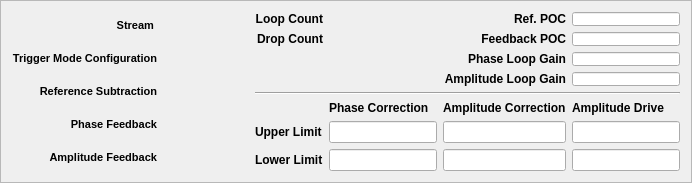
        <widget class="QFrame" name="frame">
         <property name="sizePolicy">
          <sizepolicy hsizetype="Preferred" vsizetype="Fixed">
           <horstretch>0</horstretch>
           <verstretch>0</verstretch>
          </sizepolicy>
         </property>
         <property name="minimumSize">
          <size>
           <width>0</width>
           <height>173</height>
          </size>
         </property>
         <property name="maximumSize">
          <size>
           <width>16777215</width>
           <height>183</height>
          </size>
         </property>
         <property name="frameShape">
          <enum>QFrame::StyledPanel</enum>
         </property>
         <property name="frameShadow">
          <enum>QFrame::Raised</enum>
         </property>
         <layout class="QVBoxLayout" name="verticalLayout_4">
          <item>
           <layout class="QGridLayout" name="gridLayout_7">
            <item row="0" column="3">
             <layout class="QGridLayout" name="gridLayout_5">
              <item row="0" column="0">
               <widget class="QLabel" name="label_43">
                <property name="font">
                 <font>
                  <weight>75</weight>
                  <bold>true</bold>
                 </font>
                </property>
                <property name="text">
                 <string>Loop Count</string>
                </property>
                <property name="alignment">
                 <set>Qt::AlignRight|Qt::AlignTrailing|Qt::AlignVCenter</set>
                </property>
               </widget>
              </item>
              <item row="0" column="1">
               <widget class="PyDMLabel" name="PyDMLabel_97">
                <property name="toolTip">
                 <string/>
                </property>
                <property name="alignment">
                 <set>Qt::AlignCenter</set>
                </property>
                <property name="channel" stdset="0">
                 <string>ca://${DEVICE}:LOOPCNT</string>
                </property>
               </widget>
              </item>
              <item row="1" column="0">
               <widget class="QLabel" name="label_44">
                <property name="font">
                 <font>
                  <weight>75</weight>
                  <bold>true</bold>
                 </font>
                </property>
                <property name="text">
                 <string>Drop Count</string>
                </property>
                <property name="alignment">
                 <set>Qt::AlignRight|Qt::AlignTrailing|Qt::AlignVCenter</set>
                </property>
               </widget>
              </item>
              <item row="1" column="1">
               <widget class="PyDMLabel" name="PyDMLabel_98">
                <property name="toolTip">
                 <string/>
                </property>
                <property name="alignment">
                 <set>Qt::AlignCenter</set>
                </property>
                <property name="channel" stdset="0">
                 <string>ca://${DEVICE}:DROPCNT</string>
                </property>
               </widget>
              </item>
             </layout>
            </item>
            <item row="0" column="4">
             <spacer name="horizontalSpacer">
              <property name="orientation">
               <enum>Qt::Horizontal</enum>
              </property>
              <property name="sizeHint" stdset="0">
               <size>
                <width>40</width>
                <height>20</height>
               </size>
              </property>
             </spacer>
            </item>
            <item row="0" column="2">
             <spacer name="horizontalSpacer_2">
              <property name="orientation">
               <enum>Qt::Horizontal</enum>
              </property>
              <property name="sizeHint" stdset="0">
               <size>
                <width>40</width>
                <height>20</height>
               </size>
              </property>
             </spacer>
            </item>
            <item row="1" column="3">
             <spacer name="verticalSpacer_2">
              <property name="orientation">
               <enum>Qt::Vertical</enum>
              </property>
              <property name="sizeHint" stdset="0">
               <size>
                <width>20</width>
                <height>18</height>
               </size>
              </property>
             </spacer>
            </item>
            <item row="0" column="5" rowspan="2">
             <layout class="QGridLayout" name="gridLayout_6">
              <item row="3" column="3" colspan="2">
               <widget class="PyDMLineEdit" name="PyDMLineEdit_46">
                <property name="sizePolicy">
                 <sizepolicy hsizetype="Expanding" vsizetype="Minimum">
                  <horstretch>1</horstretch>
                  <verstretch>1</verstretch>
                 </sizepolicy>
                </property>
                <property name="toolTip">
                 <string/>
                </property>
                <property name="alignment">
                 <set>Qt::AlignCenter</set>
                </property>
                <property name="channel" stdset="0">
                 <string>ca://${DEVICE}:AGAIN</string>
                </property>
               </widget>
              </item>
              <item row="1" column="2">
               <widget class="QLabel" name="label_40">
                <property name="font">
                 <font>
                  <weight>75</weight>
                  <bold>true</bold>
                 </font>
                </property>
                <property name="text">
                 <string>Feedback POC</string>
                </property>
                <property name="alignment">
                 <set>Qt::AlignRight|Qt::AlignTrailing|Qt::AlignVCenter</set>
                </property>
               </widget>
              </item>
              <item row="1" column="3" colspan="2">
               <widget class="PyDMLineEdit" name="PyDMLineEdit_44">
                <property name="sizePolicy">
                 <sizepolicy hsizetype="Expanding" vsizetype="Minimum">
                  <horstretch>0</horstretch>
                  <verstretch>0</verstretch>
                 </sizepolicy>
                </property>
                <property name="toolTip">
                 <string/>
                </property>
                <property name="alignment">
                 <set>Qt::AlignCenter</set>
                </property>
                <property name="channel" stdset="0">
                 <string>ca://${DEVICE}:FBPOC</string>
                </property>
               </widget>
              </item>
              <item row="0" column="3" colspan="2">
               <widget class="PyDMLineEdit" name="PyDMLineEdit_43">
                <property name="sizePolicy">
                 <sizepolicy hsizetype="Expanding" vsizetype="Minimum">
                  <horstretch>1</horstretch>
                  <verstretch>1</verstretch>
                 </sizepolicy>
                </property>
                <property name="toolTip">
                 <string/>
                </property>
                <property name="alignment">
                 <set>Qt::AlignCenter</set>
                </property>
                <property name="channel" stdset="0">
                 <string>ca://${DEVICE}:REFPOC</string>
                </property>
               </widget>
              </item>
              <item row="2" column="3" colspan="2">
               <widget class="PyDMLineEdit" name="PyDMLineEdit_45">
                <property name="sizePolicy">
                 <sizepolicy hsizetype="Expanding" vsizetype="Minimum">
                  <horstretch>0</horstretch>
                  <verstretch>1</verstretch>
                 </sizepolicy>
                </property>
                <property name="toolTip">
                 <string/>
                </property>
                <property name="alignment">
                 <set>Qt::AlignCenter</set>
                </property>
                <property name="channel" stdset="0">
                 <string>ca://${DEVICE}:PGAIN</string>
                </property>
               </widget>
              </item>
              <item row="0" column="2">
               <widget class="QLabel" name="label_39">
                <property name="sizePolicy">
                 <sizepolicy hsizetype="Preferred" vsizetype="Preferred">
                  <horstretch>1</horstretch>
                  <verstretch>1</verstretch>
                 </sizepolicy>
                </property>
                <property name="font">
                 <font>
                  <weight>75</weight>
                  <bold>true</bold>
                 </font>
                </property>
                <property name="text">
                 <string>Ref. POC</string>
                </property>
                <property name="alignment">
                 <set>Qt::AlignRight|Qt::AlignTrailing|Qt::AlignVCenter</set>
                </property>
               </widget>
              </item>
              <item row="2" column="2">
               <widget class="QLabel" name="label_41">
                <property name="font">
                 <font>
                  <weight>75</weight>
                  <bold>true</bold>
                 </font>
                </property>
                <property name="text">
                 <string>Phase Loop Gain</string>
                </property>
                <property name="alignment">
                 <set>Qt::AlignRight|Qt::AlignTrailing|Qt::AlignVCenter</set>
                </property>
               </widget>
              </item>
              <item row="3" column="2">
               <widget class="QLabel" name="label_42">
                <property name="sizePolicy">
                 <sizepolicy hsizetype="Preferred" vsizetype="Preferred">
                  <horstretch>1</horstretch>
                  <verstretch>1</verstretch>
                 </sizepolicy>
                </property>
                <property name="font">
                 <font>
                  <weight>75</weight>
                  <bold>true</bold>
                 </font>
                </property>
                <property name="text">
                 <string>Amplitude Loop Gain</string>
                </property>
                <property name="alignment">
                 <set>Qt::AlignRight|Qt::AlignTrailing|Qt::AlignVCenter</set>
                </property>
               </widget>
              </item>
             </layout>
            </item>
            <item row="3" column="3" rowspan="2" colspan="3">
             <layout class="QGridLayout" name="gridLayout_4">
              <item row="1" column="1">
               <widget class="PyDMLineEdit" name="PyDMLineEdit_47">
                <property name="toolTip">
                 <string/>
                </property>
                <property name="alignment">
                 <set>Qt::AlignCenter</set>
                </property>
                <property name="channel" stdset="0">
                 <string>ca://${DEVICE}:PCORUPL</string>
                </property>
               </widget>
              </item>
              <item row="2" column="1">
               <widget class="PyDMLineEdit" name="PyDMLineEdit_48">
                <property name="toolTip">
                 <string/>
                </property>
                <property name="alignment">
                 <set>Qt::AlignCenter</set>
                </property>
                <property name="channel" stdset="0">
                 <string>ca://${DEVICE}:PCORLOL</string>
                </property>
               </widget>
              </item>
              <item row="0" column="2">
               <widget class="QLabel" name="label_46">
                <property name="font">
                 <font>
                  <weight>75</weight>
                  <bold>true</bold>
                 </font>
                </property>
                <property name="text">
                 <string>Amplitude Correction</string>
                </property>
               </widget>
              </item>
              <item row="2" column="2">
               <widget class="PyDMLineEdit" name="PyDMLineEdit_50">
                <property name="toolTip">
                 <string/>
                </property>
                <property name="alignment">
                 <set>Qt::AlignCenter</set>
                </property>
                <property name="channel" stdset="0">
                 <string>ca://${DEVICE}:ACORLOL</string>
                </property>
               </widget>
              </item>
              <item row="1" column="2">
               <widget class="PyDMLineEdit" name="PyDMLineEdit_49">
                <property name="toolTip">
                 <string/>
                </property>
                <property name="alignment">
                 <set>Qt::AlignCenter</set>
                </property>
                <property name="channel" stdset="0">
                 <string>ca://${DEVICE}:ACORUPL</string>
                </property>
               </widget>
              </item>
              <item row="1" column="3">
               <widget class="PyDMLineEdit" name="PyDMLineEdit_51">
                <property name="toolTip">
                 <string/>
                </property>
                <property name="alignment">
                 <set>Qt::AlignCenter</set>
                </property>
                <property name="channel" stdset="0">
                 <string>ca://${DEVICE}:ADRVUPL</string>
                </property>
               </widget>
              </item>
              <item row="0" column="3">
               <widget class="QLabel" name="label_47">
                <property name="font">
                 <font>
                  <weight>75</weight>
                  <bold>true</bold>
                 </font>
                </property>
                <property name="text">
                 <string>Amplitude Drive</string>
                </property>
               </widget>
              </item>
              <item row="1" column="0">
               <widget class="QLabel" name="label_48">
                <property name="font">
                 <font>
                  <weight>75</weight>
                  <bold>true</bold>
                 </font>
                </property>
                <property name="text">
                 <string>Upper Limit</string>
                </property>
               </widget>
              </item>
              <item row="2" column="3">
               <widget class="PyDMLineEdit" name="PyDMLineEdit_52">
                <property name="toolTip">
                 <string/>
                </property>
                <property name="alignment">
                 <set>Qt::AlignCenter</set>
                </property>
                <property name="channel" stdset="0">
                 <string>ca://${DEVICE}:ACORLOL</string>
                </property>
               </widget>
              </item>
              <item row="2" column="0">
               <widget class="QLabel" name="label_49">
                <property name="font">
                 <font>
                  <weight>75</weight>
                  <bold>true</bold>
                 </font>
                </property>
                <property name="text">
                 <string>Lower Limit</string>
                </property>
               </widget>
              </item>
              <item row="0" column="1">
               <widget class="QLabel" name="label_45">
                <property name="font">
                 <font>
                  <weight>75</weight>
                  <bold>true</bold>
                 </font>
                </property>
                <property name="text">
                 <string>Phase Correction</string>
                </property>
               </widget>
              </item>
             </layout>
            </item>
            <item row="2" column="3" colspan="3">
             <widget class="Line" name="line_2">
              <property name="orientation">
               <enum>Qt::Horizontal</enum>
              </property>
             </widget>
            </item>
            <item row="0" column="0" rowspan="5" colspan="2">
             <layout class="QGridLayout" name="gridLayout_3">
              <item row="0" column="0">
               <widget class="QLabel" name="label_34">
                <property name="font">
                 <font>
                  <pointsize>8</pointsize>
                  <weight>75</weight>
                  <bold>true</bold>
                 </font>
                </property>
                <property name="text">
                 <string>Stream </string>
                </property>
                <property name="alignment">
                 <set>Qt::AlignRight|Qt::AlignTrailing|Qt::AlignVCenter</set>
                </property>
               </widget>
              </item>
              <item row="0" column="1">
               <widget class="PyDMEnumButton" name="PyDMEnumButton">
                <property name="sizePolicy">
                 <sizepolicy hsizetype="Preferred" vsizetype="Maximum">
                  <horstretch>0</horstretch>
                  <verstretch>0</verstretch>
                 </sizepolicy>
                </property>
                <property name="minimumSize">
                 <size>
                  <width>0</width>
                  <height>40</height>
                 </size>
                </property>
                <property name="toolTip">
                 <string/>
                </property>
                <property name="styleSheet">
                 <string notr="true">QPushButton{font: 8px;}</string>
                </property>
                <property name="channel" stdset="0">
                 <string>ca://${DEVICE}:STRMENB</string>
                </property>
                <property name="orientation" stdset="0">
                 <enum>Qt::Horizontal</enum>
                </property>
                <property name="marginTop" stdset="0">
                 <number>0</number>
                </property>
                <property name="marginLeft" stdset="0">
                 <number>0</number>
                </property>
                <property name="marginRight" stdset="0">
                 <number>0</number>
                </property>
                <property name="horizontalSpacing" stdset="0">
                 <number>0</number>
                </property>
                <property name="verticalSpacing" stdset="0">
                 <number>0</number>
                </property>
               </widget>
              </item>
              <item row="2" column="1">
               <widget class="PyDMEnumButton" name="PyDMEnumButton_3">
                <property name="sizePolicy">
                 <sizepolicy hsizetype="Preferred" vsizetype="Maximum">
                  <horstretch>0</horstretch>
                  <verstretch>0</verstretch>
                 </sizepolicy>
                </property>
                <property name="minimumSize">
                 <size>
                  <width>0</width>
                  <height>40</height>
                 </size>
                </property>
                <property name="toolTip">
                 <string/>
                </property>
                <property name="styleSheet">
                 <string notr="true">QPushButton{font: 8px;}</string>
                </property>
                <property name="channel" stdset="0">
                 <string>ca://${DEVICE}:REFSUBENB</string>
                </property>
                <property name="orientation" stdset="0">
                 <enum>Qt::Horizontal</enum>
                </property>
                <property name="marginTop" stdset="0">
                 <number>0</number>
                </property>
                <property name="marginLeft" stdset="0">
                 <number>0</number>
                </property>
                <property name="marginRight" stdset="0">
                 <number>0</number>
                </property>
                <property name="horizontalSpacing" stdset="0">
                 <number>0</number>
                </property>
                <property name="verticalSpacing" stdset="0">
                 <number>0</number>
                </property>
               </widget>
              </item>
              <item row="1" column="0">
               <widget class="QLabel" name="label_35">
                <property name="font">
                 <font>
                  <pointsize>8</pointsize>
                  <weight>75</weight>
                  <bold>true</bold>
                 </font>
                </property>
                <property name="text">
                 <string>Trigger Mode Configuration</string>
                </property>
                <property name="alignment">
                 <set>Qt::AlignRight|Qt::AlignTrailing|Qt::AlignVCenter</set>
                </property>
               </widget>
              </item>
              <item row="3" column="1">
               <widget class="PyDMEnumButton" name="PyDMEnumButton_4">
                <property name="sizePolicy">
                 <sizepolicy hsizetype="Preferred" vsizetype="Maximum">
                  <horstretch>0</horstretch>
                  <verstretch>0</verstretch>
                 </sizepolicy>
                </property>
                <property name="minimumSize">
                 <size>
                  <width>0</width>
                  <height>40</height>
                 </size>
                </property>
                <property name="toolTip">
                 <string/>
                </property>
                <property name="styleSheet">
                 <string notr="true">QPushButton{font: 8px;}</string>
                </property>
                <property name="channel" stdset="0">
                 <string>ca://${DEVICE}:PFBENB</string>
                </property>
                <property name="orientation" stdset="0">
                 <enum>Qt::Horizontal</enum>
                </property>
                <property name="marginTop" stdset="0">
                 <number>0</number>
                </property>
                <property name="marginLeft" stdset="0">
                 <number>0</number>
                </property>
                <property name="marginRight" stdset="0">
                 <number>0</number>
                </property>
                <property name="horizontalSpacing" stdset="0">
                 <number>0</number>
                </property>
                <property name="verticalSpacing" stdset="0">
                 <number>0</number>
                </property>
               </widget>
              </item>
              <item row="4" column="1">
               <widget class="PyDMEnumButton" name="PyDMEnumButton_5">
                <property name="sizePolicy">
                 <sizepolicy hsizetype="Preferred" vsizetype="Maximum">
                  <horstretch>0</horstretch>
                  <verstretch>0</verstretch>
                 </sizepolicy>
                </property>
                <property name="minimumSize">
                 <size>
                  <width>0</width>
                  <height>40</height>
                 </size>
                </property>
                <property name="toolTip">
                 <string/>
                </property>
                <property name="styleSheet">
                 <string notr="true">QPushButton{font: 8px;}</string>
                </property>
                <property name="channel" stdset="0">
                 <string>ca://${DEVICE}:AFBENB</string>
                </property>
                <property name="orientation" stdset="0">
                 <enum>Qt::Horizontal</enum>
                </property>
                <property name="marginTop" stdset="0">
                 <number>0</number>
                </property>
                <property name="marginLeft" stdset="0">
                 <number>0</number>
                </property>
                <property name="marginRight" stdset="0">
                 <number>0</number>
                </property>
                <property name="horizontalSpacing" stdset="0">
                 <number>0</number>
                </property>
                <property name="verticalSpacing" stdset="0">
                 <number>0</number>
                </property>
               </widget>
              </item>
              <item row="2" column="0">
               <widget class="QLabel" name="label_36">
                <property name="font">
                 <font>
                  <pointsize>8</pointsize>
                  <weight>75</weight>
                  <bold>true</bold>
                 </font>
                </property>
                <property name="text">
                 <string>Reference Subtraction</string>
                </property>
                <property name="alignment">
                 <set>Qt::AlignRight|Qt::AlignTrailing|Qt::AlignVCenter</set>
                </property>
               </widget>
              </item>
              <item row="4" column="0">
               <widget class="QLabel" name="label_38">
                <property name="font">
                 <font>
                  <pointsize>8</pointsize>
                  <weight>75</weight>
                  <bold>true</bold>
                 </font>
                </property>
                <property name="text">
                 <string>Amplitude Feedback</string>
                </property>
                <property name="alignment">
                 <set>Qt::AlignRight|Qt::AlignTrailing|Qt::AlignVCenter</set>
                </property>
               </widget>
              </item>
              <item row="4" column="2">
               <spacer name="horizontalSpacer_4">
                <property name="orientation">
                 <enum>Qt::Horizontal</enum>
                </property>
                <property name="sizeHint" stdset="0">
                 <size>
                  <width>40</width>
                  <height>20</height>
                 </size>
                </property>
               </spacer>
              </item>
              <item row="3" column="0">
               <widget class="QLabel" name="label_37">
                <property name="font">
                 <font>
                  <pointsize>8</pointsize>
                  <weight>75</weight>
                  <bold>true</bold>
                 </font>
                </property>
                <property name="text">
                 <string>Phase Feedback</string>
                </property>
                <property name="alignment">
                 <set>Qt::AlignRight|Qt::AlignTrailing|Qt::AlignVCenter</set>
                </property>
               </widget>
              </item>
              <item row="1" column="1" colspan="2">
               <widget class="PyDMEnumButton" name="PyDMEnumButton_2">
                <property name="sizePolicy">
                 <sizepolicy hsizetype="Preferred" vsizetype="Maximum">
                  <horstretch>0</horstretch>
                  <verstretch>0</verstretch>
                 </sizepolicy>
                </property>
                <property name="minimumSize">
                 <size>
                  <width>0</width>
                  <height>40</height>
                 </size>
                </property>
                <property name="toolTip">
                 <string/>
                </property>
                <property name="styleSheet">
                 <string notr="true">QPushButton{font: 8px;}</string>
                </property>
                <property name="channel" stdset="0">
                 <string>ca://${DEVICE}:MODECFG</string>
                </property>
                <property name="orientation" stdset="0">
                 <enum>Qt::Horizontal</enum>
                </property>
                <property name="marginTop" stdset="0">
                 <number>0</number>
                </property>
                <property name="marginLeft" stdset="0">
                 <number>0</number>
                </property>
                <property name="marginRight" stdset="0">
                 <number>0</number>
                </property>
                <property name="horizontalSpacing" stdset="0">
                 <number>0</number>
                </property>
                <property name="verticalSpacing" stdset="0">
                 <number>0</number>
                </property>
               </widget>
              </item>
             </layout>
            </item>
           </layout>
          </item>
         </layout>
        </widget>
